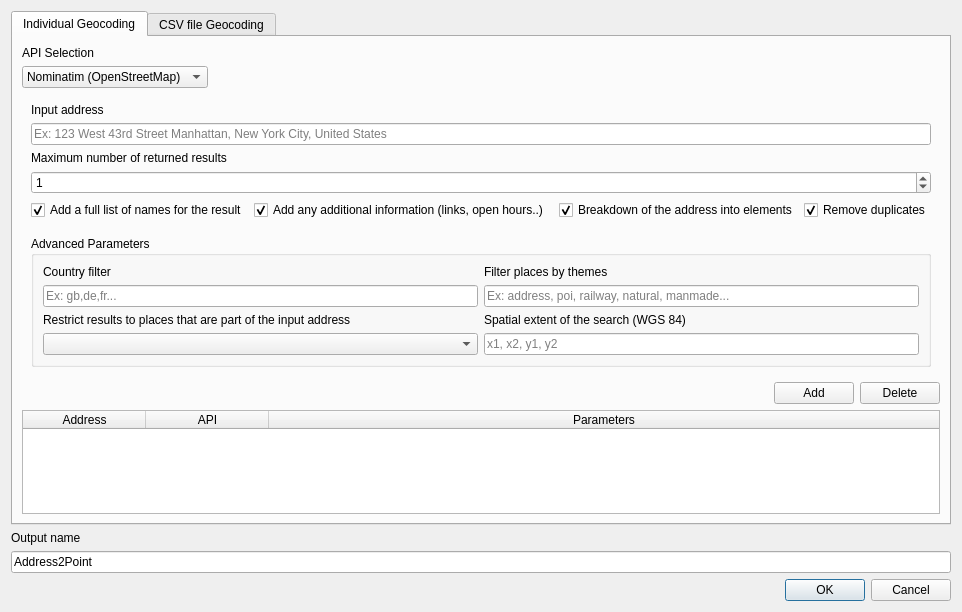
<?xml version="1.0" encoding="UTF-8"?>
<ui version="4.0">
 <class>Addres2Point</class>
 <widget class="QDialog" name="Addres2Point">
  <property name="geometry">
   <rect>
    <x>0</x>
    <y>0</y>
    <width>878</width>
    <height>612</height>
   </rect>
  </property>
  <property name="sizePolicy">
   <sizepolicy hsizetype="Preferred" vsizetype="Fixed">
    <horstretch>0</horstretch>
    <verstretch>0</verstretch>
   </sizepolicy>
  </property>
  <property name="windowTitle">
   <string extracomment="Address to Point">Address to Point</string>
  </property>
  <property name="locale">
   <locale language="English" country="UnitedStates"/>
  </property>
  <layout class="QVBoxLayout" name="verticalLayout_5">
   <item>
    <widget class="QTabWidget" name="tabWidget">
     <property name="currentIndex">
      <number>0</number>
     </property>
     <widget class="QWidget" name="tab">
      <attribute name="title">
       <string>Individual Geocoding</string>
      </attribute>
      <layout class="QVBoxLayout" name="verticalLayout">
       <item>
        <widget class="QLabel" name="label">
         <property name="text">
          <string>API Selection</string>
         </property>
        </widget>
       </item>
       <item>
        <layout class="QGridLayout" name="gridLayout">
         <property name="horizontalSpacing">
          <number>2</number>
         </property>
         <property name="verticalSpacing">
          <number>0</number>
         </property>
         <item row="0" column="1">
          <spacer name="horizontalSpacer">
           <property name="orientation">
            <enum>Qt::Horizontal</enum>
           </property>
           <property name="sizeHint" stdset="0">
            <size>
             <width>40</width>
             <height>20</height>
            </size>
           </property>
          </spacer>
         </item>
         <item row="0" column="0">
          <widget class="QComboBox" name="comboBox_API_selection_Tab1">
           <item>
            <property name="text">
             <string>Nominatim (OpenStreetMap)</string>
            </property>
           </item>
           <item>
            <property name="text">
             <string>BAN (adresse.data.gouv.fr)</string>
            </property>
           </item>
          </widget>
         </item>
        </layout>
       </item>
       <item>
        <widget class="QStackedWidget" name="stackedWidget_Tab1">
         <property name="sizePolicy">
          <sizepolicy hsizetype="Preferred" vsizetype="Preferred">
           <horstretch>0</horstretch>
           <verstretch>0</verstretch>
          </sizepolicy>
         </property>
         <property name="currentIndex">
          <number>0</number>
         </property>
         <widget class="QWidget" name="page">
          <layout class="QVBoxLayout" name="verticalLayout_3">
           <item>
            <layout class="QGridLayout" name="gridLayout_7">
             <property name="sizeConstraint">
              <enum>QLayout::SetMinAndMaxSize</enum>
             </property>
             <item row="1" column="0" colspan="4">
              <widget class="QLineEdit" name="lineEdit_AddressInput_Nominatim_Tab1">
               <property name="sizePolicy">
                <sizepolicy hsizetype="Expanding" vsizetype="Fixed">
                 <horstretch>0</horstretch>
                 <verstretch>0</verstretch>
                </sizepolicy>
               </property>
               <property name="placeholderText">
                <string>Ex: 123 West 43rd Street Manhattan, New York City, United States</string>
               </property>
              </widget>
             </item>
             <item row="4" column="0">
              <widget class="QCheckBox" name="checkBox_ExtraName_Nominatim_Tab1">
               <property name="sizePolicy">
                <sizepolicy hsizetype="Minimum" vsizetype="Fixed">
                 <horstretch>0</horstretch>
                 <verstretch>0</verstretch>
                </sizepolicy>
               </property>
               <property name="text">
                <string>Add a full list of names for the result</string>
               </property>
               <property name="checked">
                <bool>true</bool>
               </property>
              </widget>
             </item>
             <item row="4" column="3">
              <widget class="QCheckBox" name="checkBox_dedupe_Nominatim_Tab1">
               <property name="sizePolicy">
                <sizepolicy hsizetype="Minimum" vsizetype="Fixed">
                 <horstretch>0</horstretch>
                 <verstretch>0</verstretch>
                </sizepolicy>
               </property>
               <property name="text">
                <string>Remove duplicates</string>
               </property>
               <property name="checked">
                <bool>true</bool>
               </property>
              </widget>
             </item>
             <item row="3" column="0" colspan="4">
              <widget class="QSpinBox" name="spinBox_Limit_Nominatim_Tab1">
               <property name="sizePolicy">
                <sizepolicy hsizetype="Expanding" vsizetype="Fixed">
                 <horstretch>0</horstretch>
                 <verstretch>0</verstretch>
                </sizepolicy>
               </property>
               <property name="value">
                <number>1</number>
               </property>
              </widget>
             </item>
             <item row="4" column="2">
              <widget class="QCheckBox" name="checkBox_AddressDetail_Nominatim_Tab1">
               <property name="sizePolicy">
                <sizepolicy hsizetype="Minimum" vsizetype="Fixed">
                 <horstretch>0</horstretch>
                 <verstretch>0</verstretch>
                </sizepolicy>
               </property>
               <property name="text">
                <string>Breakdown of the address into elements</string>
               </property>
               <property name="checked">
                <bool>true</bool>
               </property>
              </widget>
             </item>
             <item row="0" column="0">
              <widget class="QLabel" name="label_8_Nominatim_Tab1">
               <property name="sizePolicy">
                <sizepolicy hsizetype="Preferred" vsizetype="Fixed">
                 <horstretch>0</horstretch>
                 <verstretch>0</verstretch>
                </sizepolicy>
               </property>
               <property name="layoutDirection">
                <enum>Qt::LeftToRight</enum>
               </property>
               <property name="text">
                <string>Input address</string>
               </property>
               <property name="alignment">
                <set>Qt::AlignBottom|Qt::AlignLeading|Qt::AlignLeft</set>
               </property>
              </widget>
             </item>
             <item row="2" column="0">
              <widget class="QLabel" name="label_9_Nominatim_Tab1">
               <property name="sizePolicy">
                <sizepolicy hsizetype="Preferred" vsizetype="Fixed">
                 <horstretch>0</horstretch>
                 <verstretch>0</verstretch>
                </sizepolicy>
               </property>
               <property name="text">
                <string>Maximum number of returned results</string>
               </property>
               <property name="alignment">
                <set>Qt::AlignBottom|Qt::AlignLeading|Qt::AlignLeft</set>
               </property>
              </widget>
             </item>
             <item row="4" column="1">
              <widget class="QCheckBox" name="checkBox_ExtraTag_Nominatim_Tab1">
               <property name="sizePolicy">
                <sizepolicy hsizetype="Minimum" vsizetype="Fixed">
                 <horstretch>0</horstretch>
                 <verstretch>0</verstretch>
                </sizepolicy>
               </property>
               <property name="text">
                <string>Add any additional information (links, open hours..) </string>
               </property>
               <property name="checked">
                <bool>true</bool>
               </property>
              </widget>
             </item>
            </layout>
           </item>
           <item>
            <spacer name="verticalSpacer">
             <property name="orientation">
              <enum>Qt::Vertical</enum>
             </property>
             <property name="sizeHint" stdset="0">
              <size>
               <width>20</width>
               <height>10</height>
              </size>
             </property>
            </spacer>
           </item>
           <item>
            <widget class="QgsCollapsibleGroupBox" name="mGroupBox_Advanced_Parameter_Nominatim_Tab1">
             <property name="sizePolicy">
              <sizepolicy hsizetype="Preferred" vsizetype="Fixed">
               <horstretch>0</horstretch>
               <verstretch>0</verstretch>
              </sizepolicy>
             </property>
             <property name="title">
              <string>Advanced Parameters</string>
             </property>
             <property name="collapsed">
              <bool>false</bool>
             </property>
             <layout class="QVBoxLayout" name="verticalLayout_4">
              <item>
               <layout class="QGridLayout" name="gridLayout_9">
                <item row="1" column="1">
                 <widget class="QLineEdit" name="lineEdit_layer_Nominatim_Tab1">
                  <property name="placeholderText">
                   <string>Ex: address, poi, railway, natural, manmade...</string>
                  </property>
                 </widget>
                </item>
                <item row="3" column="0">
                 <widget class="QComboBox" name="comboBox_featureType_Tab1_Nominatim">
                  <item>
                   <property name="text">
                    <string/>
                   </property>
                  </item>
                  <item>
                   <property name="text">
                    <string>country</string>
                   </property>
                  </item>
                  <item>
                   <property name="text">
                    <string>state</string>
                   </property>
                  </item>
                  <item>
                   <property name="text">
                    <string>city</string>
                   </property>
                  </item>
                  <item>
                   <property name="text">
                    <string>settlement</string>
                   </property>
                  </item>
                 </widget>
                </item>
                <item row="2" column="0">
                 <widget class="QLabel" name="label_10">
                  <property name="text">
                   <string>Restrict results to places that are part of the input address</string>
                  </property>
                 </widget>
                </item>
                <item row="2" column="1">
                 <widget class="QLabel" name="label_11">
                  <property name="text">
                   <string>Spatial extent of the search (WGS 84)</string>
                  </property>
                 </widget>
                </item>
                <item row="0" column="1">
                 <widget class="QLabel" name="label_9">
                  <property name="text">
                   <string>Filter places by themes</string>
                  </property>
                 </widget>
                </item>
                <item row="1" column="0">
                 <widget class="QLineEdit" name="lineEdit_countrycodes_Nominatim_Tab1">
                  <property name="placeholderText">
                   <string>Ex: gb,de,fr...</string>
                  </property>
                 </widget>
                </item>
                <item row="0" column="0">
                 <widget class="QLabel" name="label_8">
                  <property name="text">
                   <string>Country filter</string>
                  </property>
                 </widget>
                </item>
                <item row="3" column="1">
                 <widget class="QLineEdit" name="lineEdit_viewBox_Nominatim_Tab1">
                  <property name="placeholderText">
                   <string>x1, x2, y1, y2</string>
                  </property>
                 </widget>
                </item>
               </layout>
              </item>
             </layout>
            </widget>
           </item>
          </layout>
         </widget>
         <widget class="QWidget" name="page_2">
          <layout class="QVBoxLayout" name="verticalLayout_6">
           <item>
            <layout class="QGridLayout" name="gridLayout_10">
             <property name="sizeConstraint">
              <enum>QLayout::SetMinAndMaxSize</enum>
             </property>
             <item row="1" column="0" colspan="2">
              <widget class="QLineEdit" name="lineEdit_AddressInput_BAN_Tab1">
               <property name="sizePolicy">
                <sizepolicy hsizetype="Expanding" vsizetype="Fixed">
                 <horstretch>0</horstretch>
                 <verstretch>0</verstretch>
                </sizepolicy>
               </property>
               <property name="placeholderText">
                <string>Ex: 29 rue de Rivoli 75004 Paris</string>
               </property>
              </widget>
             </item>
             <item row="4" column="0">
              <widget class="QCheckBox" name="checkBox_Autocomplete_BAN_Tab1">
               <property name="sizePolicy">
                <sizepolicy hsizetype="Minimum" vsizetype="Fixed">
                 <horstretch>0</horstretch>
                 <verstretch>0</verstretch>
                </sizepolicy>
               </property>
               <property name="text">
                <string>Autocomplete</string>
               </property>
               <property name="checked">
                <bool>true</bool>
               </property>
              </widget>
             </item>
             <item row="2" column="0">
              <widget class="QLabel" name="label_9_BAN_Tab1">
               <property name="sizePolicy">
                <sizepolicy hsizetype="Preferred" vsizetype="Fixed">
                 <horstretch>0</horstretch>
                 <verstretch>0</verstretch>
                </sizepolicy>
               </property>
               <property name="text">
                <string>Maximum number of returned results</string>
               </property>
               <property name="alignment">
                <set>Qt::AlignBottom|Qt::AlignLeading|Qt::AlignLeft</set>
               </property>
              </widget>
             </item>
             <item row="3" column="0" colspan="2">
              <widget class="QSpinBox" name="spinBox_Limit_BAN_Tab1">
               <property name="sizePolicy">
                <sizepolicy hsizetype="Expanding" vsizetype="Fixed">
                 <horstretch>0</horstretch>
                 <verstretch>0</verstretch>
                </sizepolicy>
               </property>
               <property name="value">
                <number>1</number>
               </property>
              </widget>
             </item>
             <item row="0" column="0">
              <widget class="QLabel" name="label_8_BAN_Tab1">
               <property name="sizePolicy">
                <sizepolicy hsizetype="Preferred" vsizetype="Fixed">
                 <horstretch>0</horstretch>
                 <verstretch>0</verstretch>
                </sizepolicy>
               </property>
               <property name="layoutDirection">
                <enum>Qt::LeftToRight</enum>
               </property>
               <property name="text">
                <string>Input address</string>
               </property>
               <property name="alignment">
                <set>Qt::AlignBottom|Qt::AlignLeading|Qt::AlignLeft</set>
               </property>
              </widget>
             </item>
            </layout>
           </item>
           <item>
            <spacer name="verticalSpacer_BAN">
             <property name="orientation">
              <enum>Qt::Vertical</enum>
             </property>
             <property name="sizeHint" stdset="0">
              <size>
               <width>20</width>
               <height>10</height>
              </size>
             </property>
            </spacer>
           </item>
           <item>
            <widget class="QgsCollapsibleGroupBox" name="mGroupBox_Advanced_Parameter_BAN_Tab1">
             <property name="sizePolicy">
              <sizepolicy hsizetype="Preferred" vsizetype="Fixed">
               <horstretch>0</horstretch>
               <verstretch>0</verstretch>
              </sizepolicy>
             </property>
             <property name="title">
              <string>Advanced Parameters</string>
             </property>
             <property name="collapsed">
              <bool>false</bool>
             </property>
             <layout class="QVBoxLayout" name="verticalLayout_7">
              <item>
               <layout class="QGridLayout" name="gridLayout_12">
                <item row="0" column="1">
                 <widget class="QLabel" name="label_13_BAN_Tab1">
                  <property name="text">
                   <string>Filter by type of location</string>
                  </property>
                 </widget>
                </item>
                <item row="3" column="1">
                 <widget class="QLineEdit" name="lineEdit_coords_BAN_Tab1">
                  <property name="placeholderText">
                   <string>Ex: 48.789, 2.789</string>
                  </property>
                 </widget>
                </item>
                <item row="0" column="0">
                 <widget class="QLabel" name="label_12_BAN_Tab1">
                  <property name="text">
                   <string>City code filter</string>
                  </property>
                 </widget>
                </item>
                <item row="2" column="0">
                 <widget class="QLabel" name="label_15_BAN_Tab1">
                  <property name="text">
                   <string>Post code filter</string>
                  </property>
                 </widget>
                </item>
                <item row="3" column="0">
                 <widget class="QLineEdit" name="lineEdit_postCode_BAN_Tab1">
                  <property name="placeholderText">
                   <string>Ex: 44380</string>
                  </property>
                 </widget>
                </item>
                <item row="1" column="0">
                 <widget class="QLineEdit" name="lineEdit_cityCodes_BAN_Tab1">
                  <property name="placeholderText">
                   <string>Ex: 75000</string>
                  </property>
                 </widget>
                </item>
                <item row="2" column="1">
                 <widget class="QLabel" name="label_14_BAN_Tab1">
                  <property name="text">
                   <string>Geographical priority (latitude, longitude) (WGS 84)</string>
                  </property>
                 </widget>
                </item>
                <item row="1" column="1">
                 <widget class="QComboBox" name="comboBox_locationType_Tab1_BAN">
                  <item>
                   <property name="text">
                    <string/>
                   </property>
                  </item>
                  <item>
                   <property name="text">
                    <string>housenumber</string>
                   </property>
                  </item>
                  <item>
                   <property name="text">
                    <string>street</string>
                   </property>
                  </item>
                  <item>
                   <property name="text">
                    <string>city</string>
                   </property>
                  </item>
                 </widget>
                </item>
               </layout>
              </item>
             </layout>
            </widget>
           </item>
          </layout>
         </widget>
        </widget>
       </item>
       <item>
        <layout class="QGridLayout" name="gridLayout_6">
         <item row="0" column="2">
          <widget class="QPushButton" name="pushButton_Effacer_ligne_table_Tab1">
           <property name="text">
            <string>Delete</string>
           </property>
          </widget>
         </item>
         <item row="0" column="1">
          <widget class="QPushButton" name="pushButton_Ajouter_table_Tab1">
           <property name="sizePolicy">
            <sizepolicy hsizetype="Preferred" vsizetype="Fixed">
             <horstretch>0</horstretch>
             <verstretch>0</verstretch>
            </sizepolicy>
           </property>
           <property name="minimumSize">
            <size>
             <width>30</width>
             <height>0</height>
            </size>
           </property>
           <property name="maximumSize">
            <size>
             <width>16777215</width>
             <height>16777215</height>
            </size>
           </property>
           <property name="layoutDirection">
            <enum>Qt::RightToLeft</enum>
           </property>
           <property name="text">
            <string>Add</string>
           </property>
          </widget>
         </item>
         <item row="0" column="0">
          <spacer name="horizontalSpacer_5">
           <property name="orientation">
            <enum>Qt::Horizontal</enum>
           </property>
           <property name="sizeType">
            <enum>QSizePolicy::MinimumExpanding</enum>
           </property>
           <property name="sizeHint" stdset="0">
            <size>
             <width>700</width>
             <height>20</height>
            </size>
           </property>
          </spacer>
         </item>
        </layout>
       </item>
       <item>
        <widget class="QTableWidget" name="tableWidget_Tab1">
         <property name="sizePolicy">
          <sizepolicy hsizetype="Expanding" vsizetype="Expanding">
           <horstretch>0</horstretch>
           <verstretch>0</verstretch>
          </sizepolicy>
         </property>
         <property name="sizeAdjustPolicy">
          <enum>QAbstractScrollArea::AdjustToContents</enum>
         </property>
         <property name="editTriggers">
          <set>QAbstractItemView::NoEditTriggers</set>
         </property>
         <property name="selectionBehavior">
          <enum>QAbstractItemView::SelectRows</enum>
         </property>
         <property name="horizontalScrollMode">
          <enum>QAbstractItemView::ScrollPerItem</enum>
         </property>
         <property name="showGrid">
          <bool>true</bool>
         </property>
         <attribute name="horizontalHeaderVisible">
          <bool>true</bool>
         </attribute>
         <attribute name="horizontalHeaderCascadingSectionResizes">
          <bool>true</bool>
         </attribute>
         <attribute name="horizontalHeaderMinimumSectionSize">
          <number>39</number>
         </attribute>
         <attribute name="horizontalHeaderDefaultSectionSize">
          <number>123</number>
         </attribute>
         <attribute name="horizontalHeaderHighlightSections">
          <bool>true</bool>
         </attribute>
         <attribute name="horizontalHeaderShowSortIndicator" stdset="0">
          <bool>false</bool>
         </attribute>
         <attribute name="horizontalHeaderStretchLastSection">
          <bool>true</bool>
         </attribute>
         <attribute name="verticalHeaderVisible">
          <bool>true</bool>
         </attribute>
         <attribute name="verticalHeaderCascadingSectionResizes">
          <bool>false</bool>
         </attribute>
         <attribute name="verticalHeaderDefaultSectionSize">
          <number>30</number>
         </attribute>
         <attribute name="verticalHeaderShowSortIndicator" stdset="0">
          <bool>false</bool>
         </attribute>
         <attribute name="verticalHeaderStretchLastSection">
          <bool>false</bool>
         </attribute>
         <column>
          <property name="text">
           <string>Address</string>
          </property>
         </column>
         <column>
          <property name="text">
           <string>API</string>
          </property>
         </column>
         <column>
          <property name="text">
           <string>Parameters</string>
          </property>
         </column>
        </widget>
       </item>
      </layout>
     </widget>
     <widget class="QWidget" name="tab_2">
      <attribute name="title">
       <string>CSV file Geocoding</string>
      </attribute>
      <layout class="QVBoxLayout" name="verticalLayout_8">
       <item>
        <widget class="QLabel" name="label_api_selection_Tab2">
         <property name="text">
          <string>API Selection</string>
         </property>
        </widget>
       </item>
       <item>
        <layout class="QGridLayout" name="gridLayout_3_Tab2">
         <property name="sizeConstraint">
          <enum>QLayout::SetDefaultConstraint</enum>
         </property>
         <property name="spacing">
          <number>2</number>
         </property>
         <item row="0" column="1">
          <spacer name="horizontalSpacer_2">
           <property name="orientation">
            <enum>Qt::Horizontal</enum>
           </property>
           <property name="sizeHint" stdset="0">
            <size>
             <width>40</width>
             <height>20</height>
            </size>
           </property>
          </spacer>
         </item>
         <item row="0" column="0">
          <widget class="QComboBox" name="comboBox_API_selection_Tab2">
           <item>
            <property name="text">
             <string>Nominatim (OpenStreetMap)</string>
            </property>
           </item>
           <item>
            <property name="text">
             <string>BAN (adresse.data.gouv.fr)</string>
            </property>
           </item>
          </widget>
         </item>
        </layout>
       </item>
       <item>
        <widget class="QLabel" name="label_2_csv_file_Tab2">
         <property name="text">
          <string>CSV file to geocode</string>
         </property>
        </widget>
       </item>
       <item>
        <widget class="QgsFileWidget" name="mQgsFileWidget_Tab2">
         <property name="filter">
          <string>CSV files (*.csv)</string>
         </property>
        </widget>
       </item>
       <item>
        <layout class="QGridLayout" name="gridLayout_csv_parameters">
         <item row="0" column="1">
          <widget class="QLabel" name="label_csv_encoding_Tab2">
           <property name="text">
            <string>CSV encoding</string>
           </property>
          </widget>
         </item>
         <item row="1" column="4">
          <widget class="QPushButton" name="pushButton_csv_file_load_Tab2">
           <property name="text">
            <string>Load</string>
           </property>
          </widget>
         </item>
         <item row="1" column="0">
          <widget class="QLineEdit" name="lineEdit_csv_delimiter_Tab2">
           <property name="sizePolicy">
            <sizepolicy hsizetype="Minimum" vsizetype="Fixed">
             <horstretch>0</horstretch>
             <verstretch>0</verstretch>
            </sizepolicy>
           </property>
           <property name="text">
            <string>;</string>
           </property>
           <property name="alignment">
            <set>Qt::AlignRight|Qt::AlignTrailing|Qt::AlignVCenter</set>
           </property>
          </widget>
         </item>
         <item row="1" column="1">
          <widget class="QComboBox" name="comboBox_2_csv_encoding_Tab2">
           <item>
            <property name="text">
             <string>utf-8</string>
            </property>
           </item>
           <item>
            <property name="text">
             <string>iso-8859-1</string>
            </property>
           </item>
           <item>
            <property name="text">
             <string>windows-1252</string>
            </property>
           </item>
           <item>
            <property name="text">
             <string>ascii</string>
            </property>
           </item>
           <item>
            <property name="text">
             <string>utf-16</string>
            </property>
           </item>
           <item>
            <property name="text">
             <string>utf-32</string>
            </property>
           </item>
           <item>
            <property name="text">
             <string>big5</string>
            </property>
           </item>
           <item>
            <property name="text">
             <string>gb2312</string>
            </property>
           </item>
           <item>
            <property name="text">
             <string>shift_jis</string>
            </property>
           </item>
           <item>
            <property name="text">
             <string>euc_jp</string>
            </property>
           </item>
           <item>
            <property name="text">
             <string>koi8_r</string>
            </property>
           </item>
           <item>
            <property name="text">
             <string>mac_roman</string>
            </property>
           </item>
           <item>
            <property name="text">
             <string>Other encoding ...</string>
            </property>
           </item>
          </widget>
         </item>
         <item row="0" column="0">
          <widget class="QLabel" name="label_csv_delimiter_Tab2">
           <property name="text">
            <string>CSV delimiter</string>
           </property>
          </widget>
         </item>
         <item row="1" column="3">
          <spacer name="horizontalSpacer_csv_parameters_Tab2">
           <property name="orientation">
            <enum>Qt::Horizontal</enum>
           </property>
           <property name="sizeHint" stdset="0">
            <size>
             <width>40</width>
             <height>20</height>
            </size>
           </property>
          </spacer>
         </item>
         <item row="0" column="2">
          <widget class="QLabel" name="label_encoding_perso_csv_Tab2">
           <property name="text">
            <string>Encoding used for the file</string>
           </property>
          </widget>
         </item>
         <item row="1" column="2">
          <widget class="QLineEdit" name="lineEdit_encoding_perso_csv_Tab2">
           <property name="placeholderText">
            <string>Write your encoding</string>
           </property>
          </widget>
         </item>
        </layout>
       </item>
       <item>
        <widget class="QTableWidget" name="tableWidget_Tab2"/>
       </item>
       <item>
        <layout class="QGridLayout" name="gridLayout_11">
         <item row="0" column="0">
          <widget class="QLabel" name="label_csv_address_column_Tab2">
           <property name="text">
            <string>Address column to use for geocoding</string>
           </property>
          </widget>
         </item>
         <item row="1" column="0">
          <widget class="QComboBox" name="comboBox_address_column_Tab2"/>
         </item>
         <item row="1" column="1">
          <spacer name="horizontalSpacer_4">
           <property name="orientation">
            <enum>Qt::Horizontal</enum>
           </property>
           <property name="sizeHint" stdset="0">
            <size>
             <width>40</width>
             <height>20</height>
            </size>
           </property>
          </spacer>
         </item>
        </layout>
       </item>
      </layout>
     </widget>
    </widget>
   </item>
   <item>
    <widget class="QLabel" name="label_2_Ouput_Name">
     <property name="text">
      <string>Output name</string>
     </property>
    </widget>
   </item>
   <item>
    <widget class="QLineEdit" name="lineEdit_Output_Name">
     <property name="text">
      <string>Address2Point</string>
     </property>
     <property name="placeholderText">
      <string/>
     </property>
    </widget>
   </item>
   <item>
    <widget class="QDialogButtonBox" name="buttonBox">
     <property name="orientation">
      <enum>Qt::Horizontal</enum>
     </property>
     <property name="standardButtons">
      <set>QDialogButtonBox::Cancel|QDialogButtonBox::Ok</set>
     </property>
    </widget>
   </item>
  </layout>
 </widget>
 <customwidgets>
  <customwidget>
   <class>QgsCollapsibleGroupBox</class>
   <extends>QGroupBox</extends>
   <header>qgscollapsiblegroupbox.h</header>
   <container>1</container>
  </customwidget>
  <customwidget>
   <class>QgsFileWidget</class>
   <extends>QWidget</extends>
   <header>qgsfilewidget.h</header>
  </customwidget>
 </customwidgets>
 <resources/>
 <connections>
  <connection>
   <sender>buttonBox</sender>
   <signal>accepted()</signal>
   <receiver>Addres2Point</receiver>
   <slot>accept()</slot>
   <hints>
    <hint type="sourcelabel">
     <x>257</x>
     <y>602</y>
    </hint>
    <hint type="destinationlabel">
     <x>157</x>
     <y>274</y>
    </hint>
   </hints>
  </connection>
  <connection>
   <sender>buttonBox</sender>
   <signal>rejected()</signal>
   <receiver>Addres2Point</receiver>
   <slot>reject()</slot>
   <hints>
    <hint type="sourcelabel">
     <x>325</x>
     <y>602</y>
    </hint>
    <hint type="destinationlabel">
     <x>286</x>
     <y>274</y>
    </hint>
   </hints>
  </connection>
  <connection>
   <sender>stackedWidget_Tab1</sender>
   <signal>currentChanged(int)</signal>
   <receiver>comboBox_API_selection_Tab1</receiver>
   <slot>setCurrentIndex(int)</slot>
   <hints>
    <hint type="sourcelabel">
     <x>429</x>
     <y>164</y>
    </hint>
    <hint type="destinationlabel">
     <x>101</x>
     <y>69</y>
    </hint>
   </hints>
  </connection>
  <connection>
   <sender>comboBox_API_selection_Tab1</sender>
   <signal>currentIndexChanged(int)</signal>
   <receiver>stackedWidget_Tab1</receiver>
   <slot>setCurrentIndex(int)</slot>
   <hints>
    <hint type="sourcelabel">
     <x>101</x>
     <y>69</y>
    </hint>
    <hint type="destinationlabel">
     <x>429</x>
     <y>164</y>
    </hint>
   </hints>
  </connection>
 </connections>
</ui>
